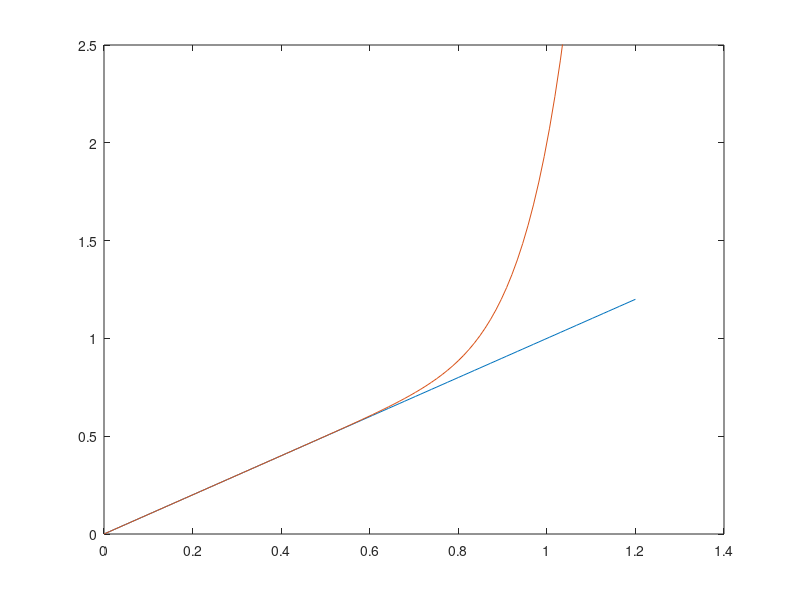

Recreate this plot in MATLAB.
a = linspace(0,1.2,100);
plot(a, a); hold on
% for i = 2:10
% plot(a, a + a.^(i*2 - 1));
% end
plot(a, a + a.^11); hold on
hold off;
ylim([0,2.5])